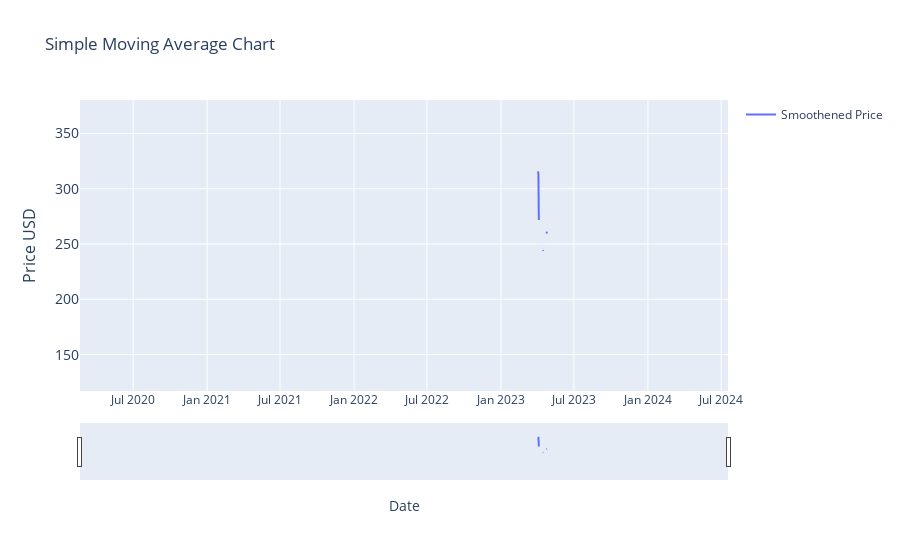

The cell this chart's notebook holds for it:
### Markdown cell above
### simple_moving_average

### Code cell
# SIMPLE Moving Average (SMA)                            


import plotly.graph_objects as go
import pandas as pd
from ipywidgets import interact, DatePicker
import numpy as np


df = current_item.copy()
# NOTE: Window = sets the period for calculating the moving average.
window = 2
df = calculate_sma(df, window)


start_date_picker = DatePicker(description='Start Date', value=START_DATE)
end_date_picker = DatePicker(description='End Date', value=END_DATE)


interact(lambda start_date, end_date:
            plot_simple_moving_average(df, start_date, end_date),
            start_date=start_date_picker, end_date=end_date_picker)

### Figure 1 — Plotly figure (JSON) as saved in the notebook; plotly's stock layout.template omitted (floating-point values rounded to 4 significant figures; data arrays with more than 128 entries replaced by an {"elided": "..."} marker saying what was removed)
{"data": [{"mode": "lines", "name": "Smoothened Price", "type": "scatter", "x": {"elided": "1611 str values"}, "y": {"elided": "1611 float values"}}], "layout": {"showlegend": true, "title": {"text": "Simple Moving Average Chart"}, "xaxis": {"rangeslider": {"visible": true}, "title": {"text": "Date"}, "type": "date"}, "yaxis": {"tickfont": {"size": 14}, "title": {"font": {"size": 16}, "text": "Price USD"}}}}
